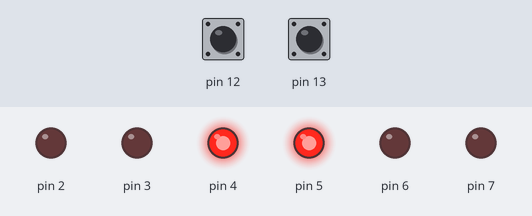
Bench run of a sketch on a simulated Arduino Uno, built with avr-gcc and run on an emulated ATmega328P. Parts: output pins drawn as LEDs (lit = HIGH). The inputs (shaded band) are chosen by the test bench; at power-on: pin 12 HIGH, pin 13 HIGH.

Above: at 1.2 s.
1.3 s: pin 12 pulled LOW for 0.15 s
At 3.1 s:
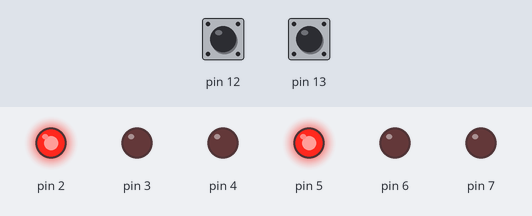
At 4.3 s:
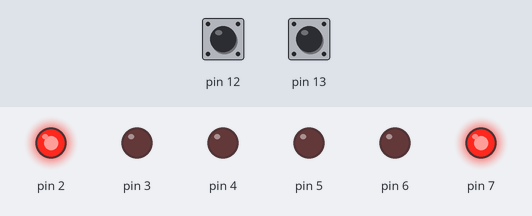
7.4 s: pin 13 pulled LOW for 3.2 s
At 10.9 s:
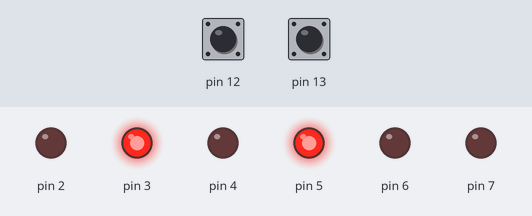
Timing chart, 0 to 19.8 s (numbered marks = the images above; inputs shaded):
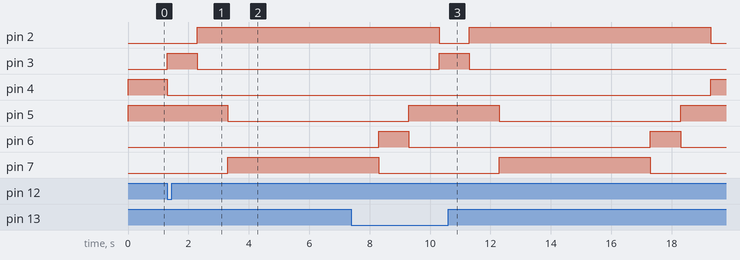

Measured:
- after the input at 1.3 s, pin 2: LOW → HIGH after 1.0 s; pin 3: LOW → HIGH at once, → LOW 1.0 s later; pin 4: HIGH → LOW at once; pin 5: HIGH → LOW after 2.0 s; pin 7: LOW → HIGH after 2.0 s
- after the input at 7.4 s, pin 3: LOW → HIGH after 2.9 s, → LOW 1.0 s later; pin 4: LOW → HIGH after 11.9 s instead of 2.9 s
- by itself, pin 6: alternates HIGH for 1.0 s and LOW for 8.0 s

The sketch:

sketch.ino
```cpp
#include <Arduino.h>

void setup(void) {
    DDRD |= (1 << 2) | (1 << 3) | (1 << 4) | (1 << 5) | (1 << 6) | (1 << 7);
    DDRB &= ~((1 << 4) | (1 << 5));
    PORTB |= (1 << 4) | (1 << 5);
    PORTD = (1 << 4) | (1 << 5);
}

void loop(void) {
    if (!(PINB & (1 << 4)) || !(PINB & (1 << 5))) {
        PORTD = (1 << 3) | (1 << 5);
        delay(1000);

        PORTD = (1 << 2) | (1 << 5);
        delay(1000);

        PORTD = (1 << 2) | (1 << 7);
        delay(5000);

        PORTD = (1 << 2) | (1 << 6);
        delay(1000);

        PORTD = (1 << 2) | (1 << 5);
        delay(1000);

        PORTD = (1 << 4) | (1 << 5);
    }
}
```

lab01pt2.c
```cpp
#include <Arduino.h>
#include <avr/io.h>

static const uint8_t pb_digits[10] = {0x00, 0x09, 0x04, 0x00, 0x09, 0x02, 0x02, 0x08, 0x00, 0x00};
static const uint8_t pc_digits[10] = {0x04, 0x07, 0x02, 0x03, 0x01, 0x01, 0x00, 0x07, 0x00, 0x01};

static uint8_t count = 0;
static uint8_t digit = 0;
static uint8_t paused = 0;

static uint8_t button_state = 1;
static uint8_t last_reading = 1;
static unsigned long last_debounce_time = 0;
static const unsigned long debounce_delay = 50;

static unsigned long last_count_time = 0;
static unsigned long last_digit_time = 0;

void setup(void) {
    DDRD |= (0x3F << 2);
    DDRB &= ~(1 << 4);
    PORTB |= (1 << 4);
    DDRB |= 0x0F;
    DDRC |= 0x07;

    PORTD = (PORTD & ~0xFC) | ((count & 0x3F) << 2);
    PORTB = (PORTB & ~0x0F) | (pb_digits[digit] & 0x0F);
    PORTC = (PORTC & ~0x07) | (pc_digits[digit] & 0x07);
}

void loop(void) {
    unsigned long current_time = millis();
    uint8_t reading = (PINB & (1 << 4)) ? 1 : 0;

    if (reading != last_reading) {
        last_debounce_time = current_time;
    }

    if ((current_time - last_debounce_time) > debounce_delay) {
        if (reading != button_state) {
            button_state = reading;
            if (button_state == 0) {
                paused = !paused;
            }
        }
    }

    last_reading = reading;

    if (!paused && (current_time - last_count_time >= 500)) {
        last_count_time = current_time;
        count = (count + 1) & 0x3F;
        PORTD = (PORTD & ~0xFC) | ((count & 0x3F) << 2);
    }

    if (current_time - last_digit_time >= 500) {
        last_digit_time = current_time;
        digit = (digit + 1) % 10;
        PORTB = (PORTB & ~0x0F) | (pb_digits[digit] & 0x0F);
        PORTC = (PORTC & ~0x07) | (pc_digits[digit] & 0x07);
    }
}
```

main.c
```cpp
#include <Arduino.h>
#include <avr/io.h>

static const uint8_t pb_digits[10] = {0x00, 0x09, 0x04, 0x00, 0x09, 0x02, 0x02, 0x08, 0x00, 0x00};
static const uint8_t pc_digits[10] = {0x04, 0x07, 0x02, 0x03, 0x01, 0x01, 0x00, 0x07, 0x00, 0x01};

static uint8_t count = 0;
static uint8_t digit = 0;
static uint8_t paused = 0;

static uint8_t button_state = 1;
static uint8_t last_reading = 1;
static unsigned long last_debounce_time = 0;
static const unsigned long debounce_delay = 50;

static unsigned long last_count_time = 0;
static unsigned long last_digit_time = 0;

void setup(void) {
    DDRD |= (0x3F << 2);
    DDRB &= ~(1 << 4);
    PORTB |= (1 << 4);
    DDRB |= 0x0F;
    DDRC |= 0x07;

    PORTD = (PORTD & ~0xFC) | ((count & 0x3F) << 2);
    PORTB = (PORTB & ~0x0F) | (pb_digits[digit] & 0x0F);
    PORTC = (PORTC & ~0x07) | (pc_digits[digit] & 0x07);
}

void loop(void) {
    unsigned long current_time = millis();
    uint8_t reading = (PINB & (1 << 4)) ? 1 : 0;

    if (reading != last_reading) {
        last_debounce_time = current_time;
    }

    if ((current_time - last_debounce_time) > debounce_delay) {
        if (reading != button_state) {
            button_state = reading;
            if (button_state == 0) {
                paused = !paused;
            }
        }
    }

    last_reading = reading;

    if (!paused && (current_time - last_count_time >= 500)) {
        last_count_time = current_time;
        count = (count + 1) & 0x3F;
        PORTD = (PORTD & ~0xFC) | ((count & 0x3F) << 2);
    }

    if (current_time - last_digit_time >= 500) {
        last_digit_time = current_time;
        digit = (digit + 1) % 10;
        PORTB = (PORTB & ~0x0F) | (pb_digits[digit] & 0x0F);
        PORTC = (PORTC & ~0x07) | (pc_digits[digit] & 0x07);
    }
}
```
